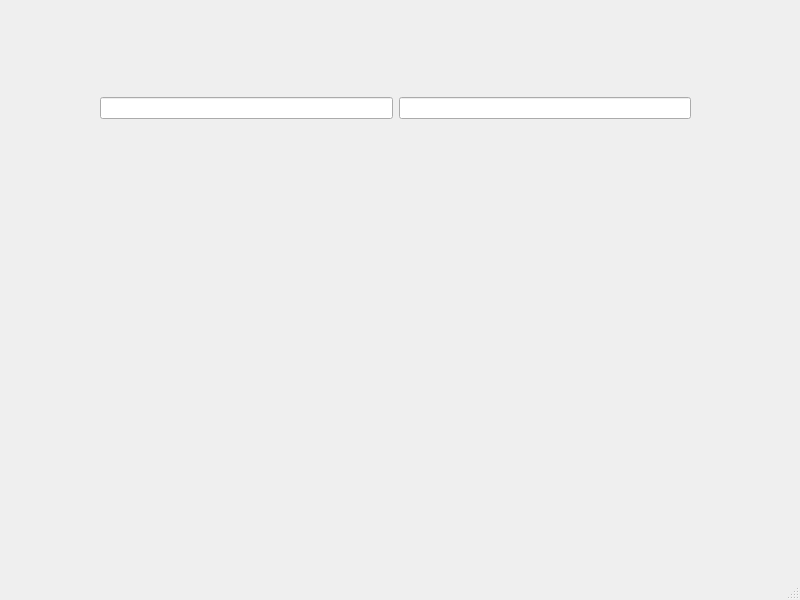
<?xml version="1.0" encoding="UTF-8"?>
<ui version="4.0">
 <class>les_joueurs</class>
 <widget class="QMainWindow" name="les_joueurs">
  <property name="geometry">
   <rect>
    <x>0</x>
    <y>0</y>
    <width>800</width>
    <height>600</height>
   </rect>
  </property>
  <property name="windowTitle">
   <string>MainWindow</string>
  </property>
  <widget class="QWidget" name="centralwidget">
   <widget class="QWidget" name="gridLayoutWidget">
    <property name="geometry">
     <rect>
      <x>100</x>
      <y>80</y>
      <width>591</width>
      <height>56</height>
     </rect>
    </property>
    <layout class="QGridLayout" name="LayoutDesEquipes">
     <item row="0" column="0">
      <layout class="QVBoxLayout" name="lay_equipe_1">
       <item>
        <widget class="QLineEdit" name="Equipe_1"/>
       </item>
      </layout>
     </item>
     <item row="0" column="1">
      <layout class="QVBoxLayout" name="lay_equipe_2">
       <item>
        <widget class="QLineEdit" name="Equipe_2"/>
       </item>
      </layout>
     </item>
    </layout>
   </widget>
  </widget>
  <widget class="QMenuBar" name="menubar">
   <property name="geometry">
    <rect>
     <x>0</x>
     <y>0</y>
     <width>800</width>
     <height>22</height>
    </rect>
   </property>
  </widget>
  <widget class="QStatusBar" name="statusbar"/>
 </widget>
 <resources/>
 <connections/>
</ui>
